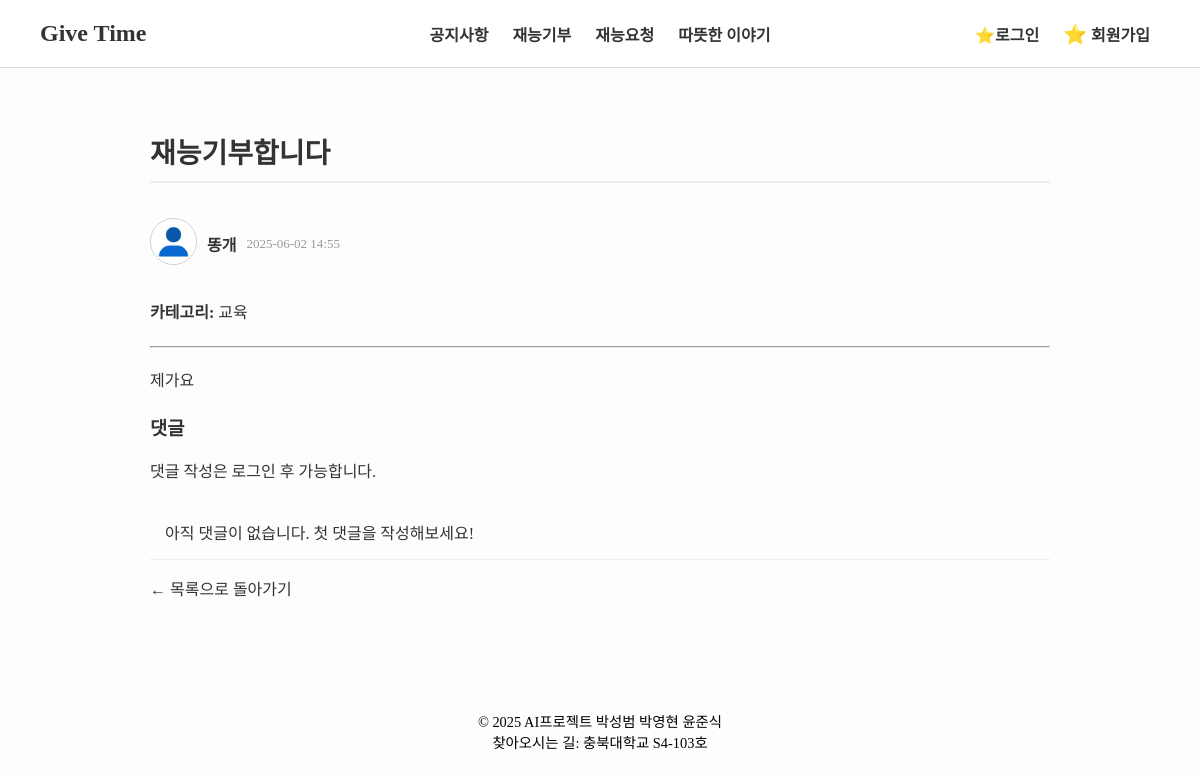
/posts/donation/2/, run on an earlier commit of the app's database.
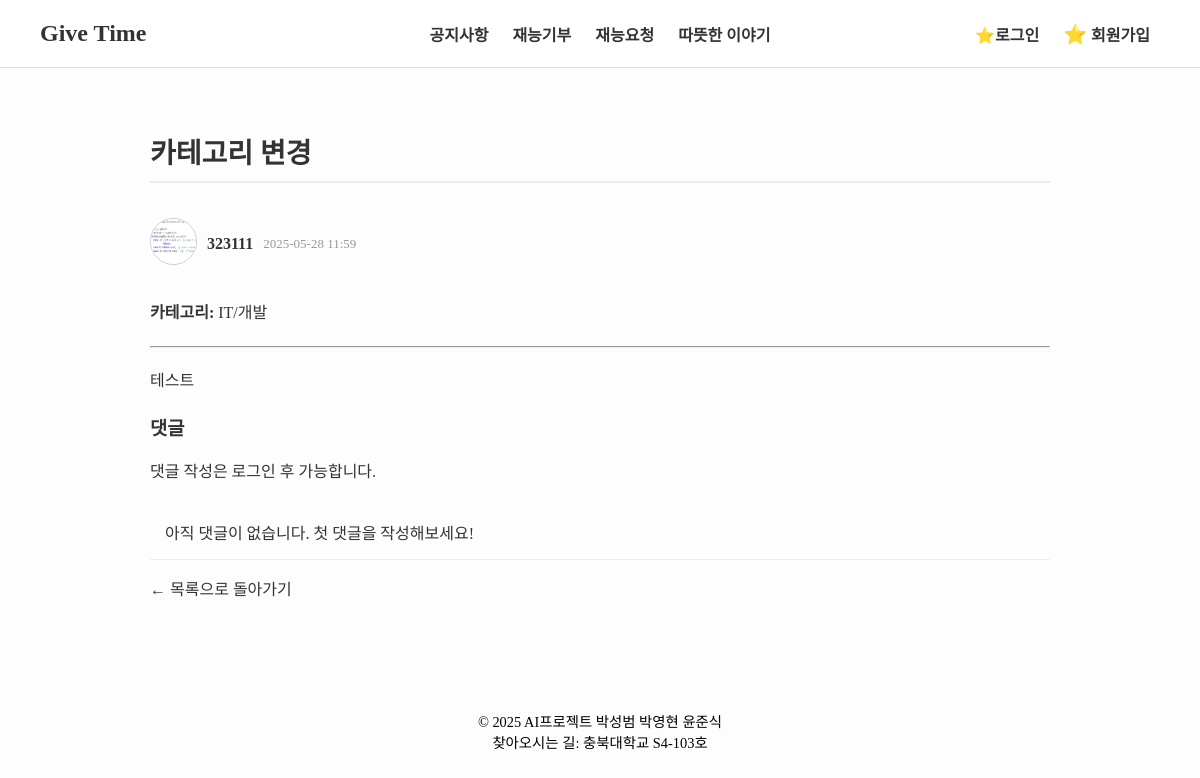
And on a later commit of the database.
### posts/models.py (models this page shows, shortened)
class Post(models.Model):
    POST_TYPE_CHOICES = [
        ('donation', '재능 기부'),
        ('request', '재능 요청'),
        ('story', '따뜻한 이야기'),
        ('announcement', '공지사항'),
    ]
    CATEGORY_CHOICES = [
        ('education', '교육'),
        ('it', 'IT/개발'),
        ('design', '디자인'),
        ('etc', '기타'),
    ]
    title = models.CharField(max_length=200)
    content = models.TextField()
    post_type = models.CharField(max_length=20, choices=POST_TYPE_CHOICES)
    category = models.CharField(max_length=20, choices=CATEGORY_CHOICES, blank=True, null=True)
    author = models.ForeignKey(settings.AUTH_USER_MODEL, on_delete=models.CASCADE)
    created_at = models.DateTimeField(auto_now_add=True)
    views = models.PositiveIntegerField(default=0)
    image = models.ImageField(upload_to='post_images/', null=True, blank=True)

### account/models.py (models this page shows, shortened)
class CustomUser(AbstractBaseUser, PermissionsMixin):
    email = models.EmailField(unique=True)
    nickname = models.CharField(max_length=30, unique = True) # 닉네임 중복 불가
    location = models.CharField(max_length=100)
    profile_image = models.ImageField(upload_to='profile_images/', null=True, blank=True)
    about = models.TextField(blank=True, null=True)  # 소개글
    skills = models.TextField(blank=True, null=True)  # 기술 목록
    services = models.TextField(blank=True, null=True)  # 서비스 목록
    is_active = models.BooleanField(default=True)
    is_staff = models.BooleanField(default=False)
    objects = CustomUserManager()
    USERNAME_FIELD = 'email'
    REQUIRED_FIELDS = ['nickname']

### posts/views.py (the view)
# urls.py: path('<str:post_type>/<int:post_id>/', views.post_detail, name='post_detail'),
def post_detail(request, post_type, post_id):
    if post_type not in VALID_POST_TYPES:
        return render(request, '404.html')
    post = get_object_or_404(Post, pk=post_id, post_type=post_type)
    session_key = f'viewed_post_{post_id}'
    if not request.session.get(session_key, False):
        post.views += 1
        post.save()
        request.session[session_key] = True
    return render(request, 'posts/post_detail.html', {
        'post': post,
        'post_type': post_type,
    })

### posts/templates/posts/post_detail.html (shortened to what this page needs)
{% load static %}
<!DOCTYPE html>
<html lang="ko">
<head>
  <link rel="stylesheet" href="{% static 'posts/detail.css' %}" />
</head>
<body>
  <div id="header">
    {% include 'main/header.html' %}
  </div>
  <div class="content-wrapper">
    <h2>{{ post.title }}</h2>
    <div class="author-info">
      {% if post.author.profile_image %}
        <a href="{% url 'mypage:view_profile' post.author.id %}">
          <img src="{{ post.author.profile_image.url }}" alt="작성자 프로필" class="profile-img-small" />
        </a>
      {% else %}
        <a href="{% url 'mypage:view_profile' post.author.id %}">
          <img src="{% static 'images/default_profile.png' %}" alt="기본 프로필" class="profile-img-small" />
        </a>
      {% endif %}
      <a href="{% url 'mypage:view_profile' post.author.id %}">
        <strong>{{ post.author.nickname }}</strong>
      </a>
      <span class="date">{{ post.created_at|date:"Y-m-d H:i" }}</span>
    </div>
    {% if post.category %}
      <p><strong>카테고리:</strong> {{ post.get_category_display }}</p>
    {% endif %}
    <hr />
    <p>{{ post.content|linebreaks }}</p>
    <h3>댓글</h3>
    {% if user.is_authenticated %}
      <form action="{% url 'add_comment' post.post_type post.id %}" method="post">
        {% csrf_token %}
        <textarea name="content" rows="3" placeholder="댓글을 작성하세요" required></textarea><br />
        <button type="submit">작성</button>
      </form>
    {% else %}
      <p>댓글 작성은 로그인 후 가능합니다.</p>
    {% endif %}
    <ul>
      {% for comment in post.comments.all %}
        <li>
          <div class="author-info">
            {% if comment.author.profile_image %}
              <a href="{% url 'mypage:view_profile' comment.author.id %}">
                <img src="{{ comment.author.profile_image.url }}" alt="작성자 프로필" class="profile-img-small" />
              </a>
            {% else %}
              <a href="{% url 'mypage:view_profile' comment.author.id %}">
                <img src="{% static 'images/default_profile.png' %}" alt="기본 프로필" class="profile-img-small" />
              </a>
            {% endif %}
            <a href="{% url 'mypage:view_profile' comment.author.id %}">
              <strong>{{ comment.author.nickname }}</strong>
            </a>
            <span class="date">{{ comment.created_at|date:"Y-m-d H:i" }}</span>
          </div>
          <p>{{ comment.content }}</p>
          {% if user == comment.author %}
            <form action="{% url 'delete_comment' post.post_type post.id comment.id %}" method="post" style="display: inline">
              {% csrf_token %}
              <button type="submit" onclick="return confirm('정말 이 댓글을 삭제하시겠습니까?');">삭제</button>
            </form>
          {% endif %}
        </li>
      {% empty %}
        <li>아직 댓글이 없습니다. 첫 댓글을 작성해보세요!</li>
      {% endfor %}
    </ul>
    <a href="{% url 'post_list' post.post_type %}">← 목록으로 돌아가기</a>
  </div>
  <div id="footer">
    {% include 'main/footer.html' %}
  </div>
</body>
</html>

What changed in the data, as far as the page shows it:
changed Post: title "재능기부합니다" → "카테고리 변경"; author_id 1 → 16 (drawn); author.profile_image: picture added; author.nickname "똥개" → "323111"; created_at "2025-06-02 14:55" → "2025-05-28 11:59"; category "교육" → "IT/개발"; content "제가요" → "테스트"
